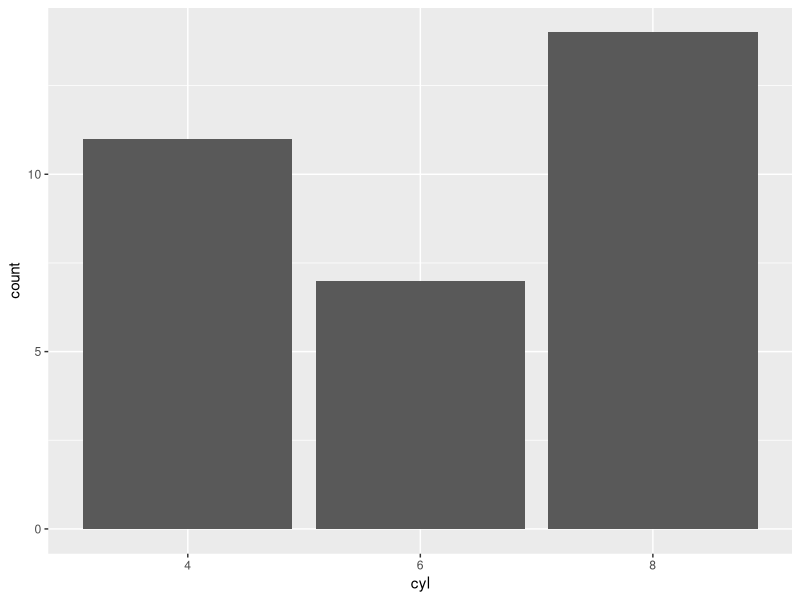
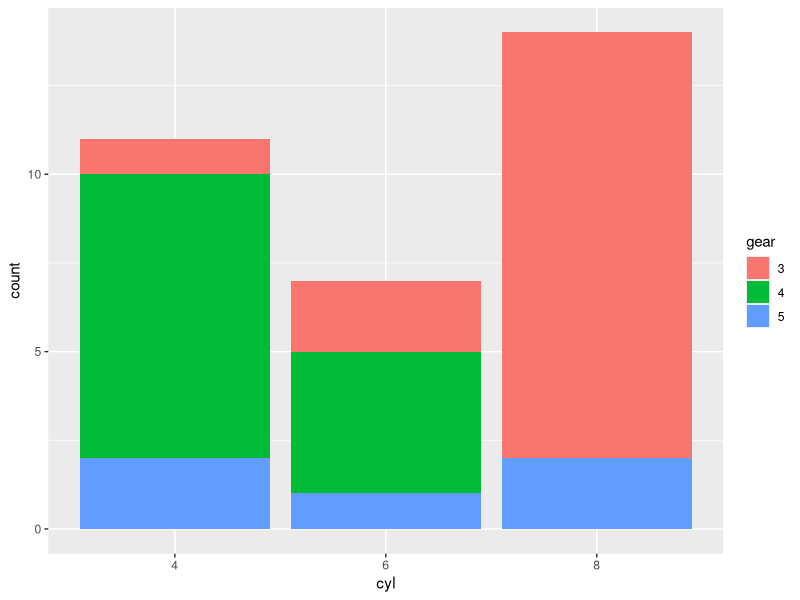
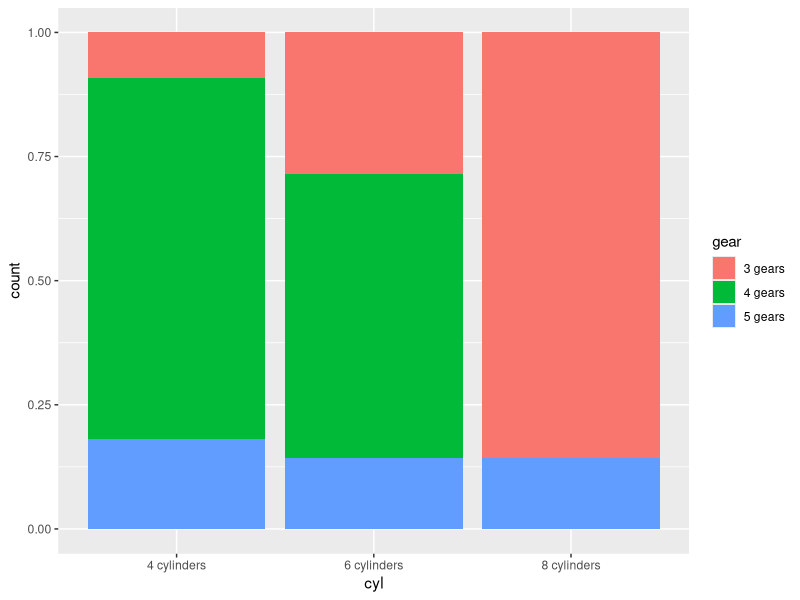
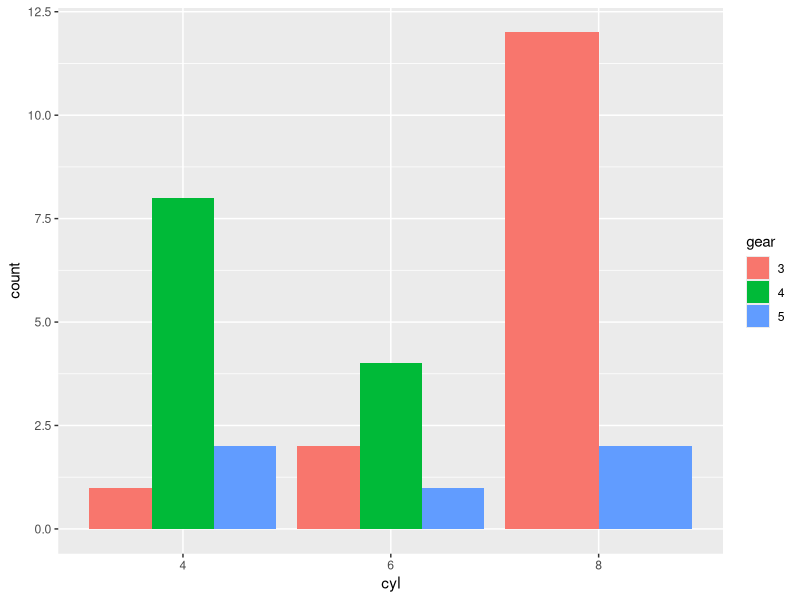
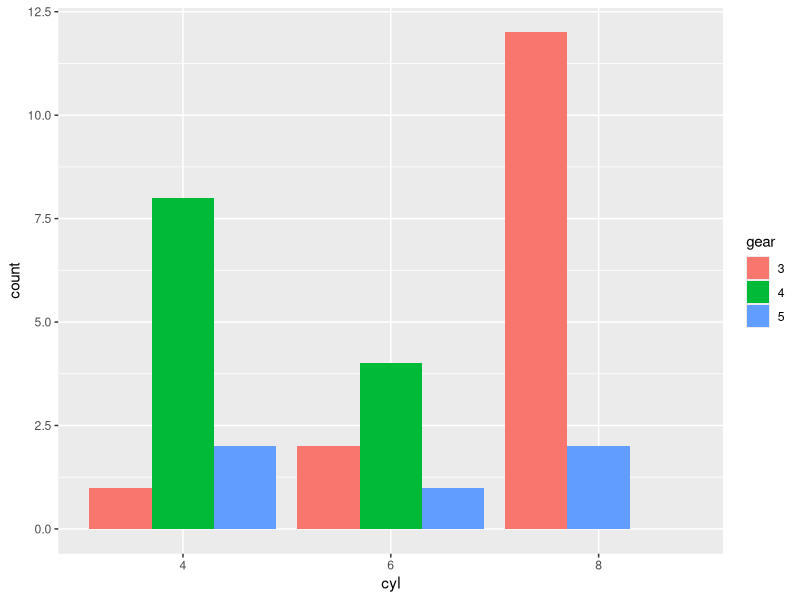
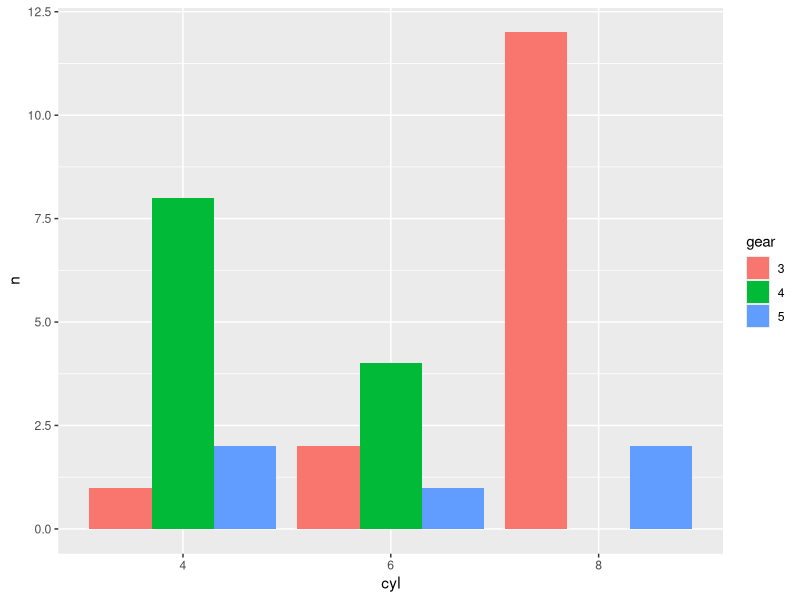
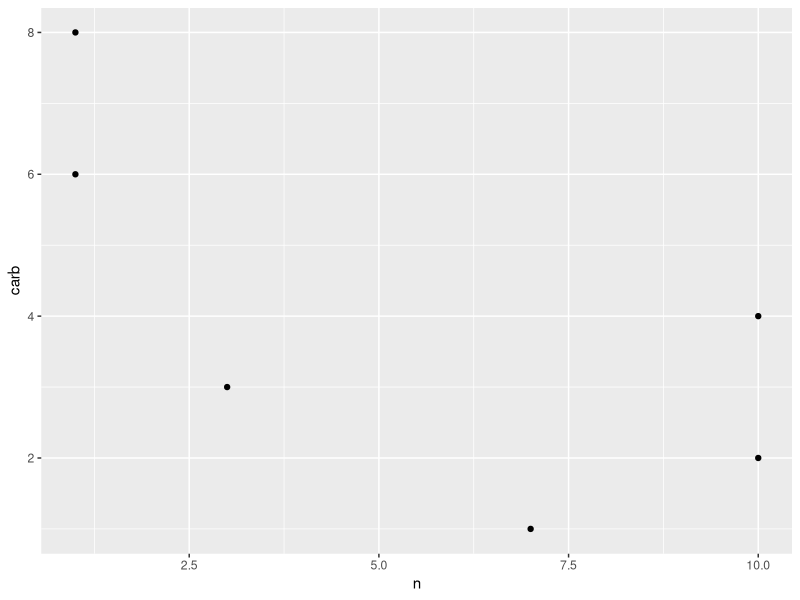
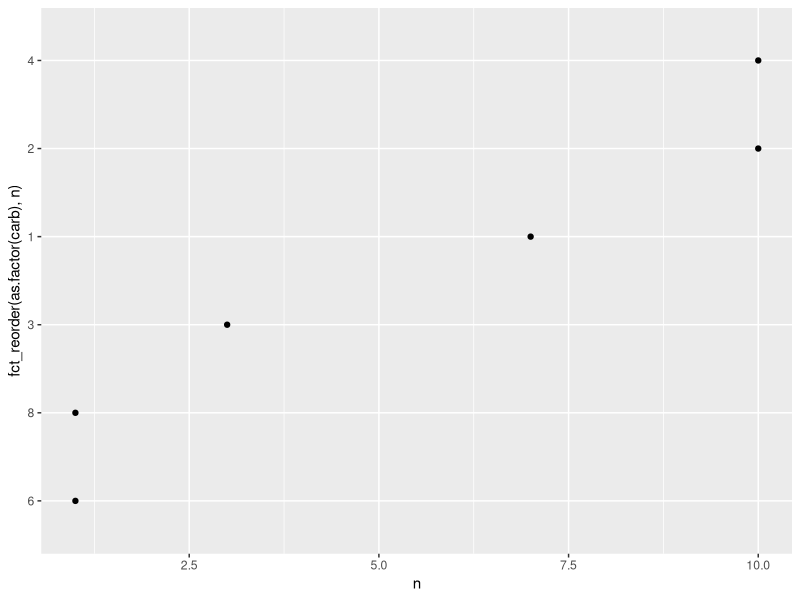

Write R code to recreate these figures, in order.
## ---- chunk 1
library(tidyverse)
mtcars |> 
  mutate(cyl = as.factor(cyl),
         gear = as.factor(gear)) |> 
  ggplot(aes(x = cyl)) +
  geom_bar()
## ---- chunk 2
mtcars |> 
  mutate(cyl = as.factor(cyl),
         gear = as.factor(gear)) |> 
  ggplot(aes(x = cyl, fill = gear)) +
  geom_bar()
## ---- chunk 3
mtcars |>
  mutate(cyl = as.factor(cyl),
         cyl = str_c(cyl, " cylinders"),
         gear = as.factor(gear),
         gear = str_c(gear, " gears")) |>
  ggplot(aes(x = cyl, fill = gear)) +
  geom_bar(position = "fill")

## ---- chunk 4
mtcars |> 
  mutate(cyl = as.factor(cyl),
         gear = as.factor(gear)) |> 
  ggplot(aes(x = cyl, fill = gear)) +
  geom_bar(position = "dodge")
## ---- chunk 5
mtcars |> 
  mutate(cyl = as.factor(cyl),
         gear = as.factor(gear)) |> 
  ggplot(aes(x = cyl, fill = gear)) +
  geom_bar(position = position_dodge(preserve = "single"))
## ---- chunk 6
mtcars |> 
  mutate(cyl = as.factor(cyl),
         gear = as.factor(gear)) |> 
  count(cyl, gear) |> 
  complete(cyl, gear) |> 
  mutate(n = as.numeric(str_replace_na(n, "0"))) |> 
  ggplot(aes(x = cyl, y = n, fill = gear)) +
  geom_col(position = position_dodge())
## ---- chunk 7
mtcars |> 
  count(carb) |> 
  ggplot(aes(x = carb, y = n)) +
  geom_point() +
  coord_flip()
## ---- chunk 8
mtcars |> 
  count(carb) |> 
  ggplot(aes(x = fct_reorder(as.factor(carb), n), y = n)) +
  geom_point() +
  coord_flip()
